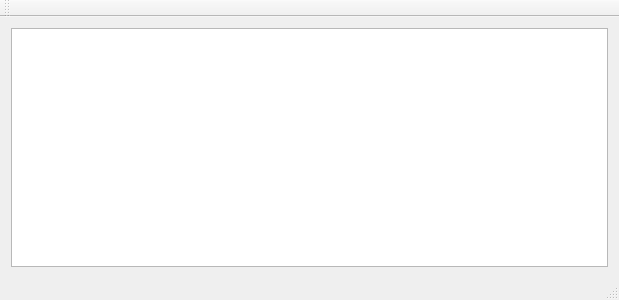
<?xml version="1.0" encoding="UTF-8"?>
<ui version="4.0">
 <class>MainWindow</class>
 <widget class="QMainWindow" name="MainWindow">
  <property name="geometry">
   <rect>
    <x>0</x>
    <y>0</y>
    <width>619</width>
    <height>300</height>
   </rect>
  </property>
  <property name="windowTitle">
   <string>MainWindow</string>
  </property>
  <widget class="QWidget" name="centralWidget">
   <layout class="QHBoxLayout" name="horizontalLayout">
    <item>
     <widget class="QListWidget" name="listEvents"/>
    </item>
   </layout>
  </widget>
  <widget class="QMenuBar" name="menuBar">
   <property name="geometry">
    <rect>
     <x>0</x>
     <y>0</y>
     <width>619</width>
     <height>20</height>
    </rect>
   </property>
  </widget>
  <widget class="QToolBar" name="mainToolBar">
   <attribute name="toolBarArea">
    <enum>TopToolBarArea</enum>
   </attribute>
   <attribute name="toolBarBreak">
    <bool>false</bool>
   </attribute>
  </widget>
  <widget class="QStatusBar" name="statusBar"/>
 </widget>
 <layoutdefault spacing="6" margin="11"/>
 <resources/>
 <connections/>
</ui>
